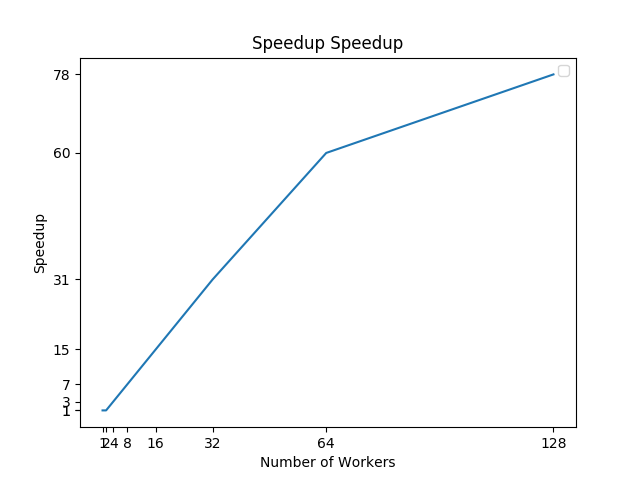

Reproduce this figure in Python.
import matplotlib.pyplot as plt
import numpy as np
import sys


if(len(sys.argv) > 1):
    x = np.array([1, 2, 4, 8, 16, 32, 64, 128])
    time = [74.9, 97.17, 185.90, 357.04, 707.83, 1499.85, 2843.45, 5692.25]
    # with open(sys.argv[1]) as file:
    #     for line in file:
    #         arrayLine = line.strip('\n')
    #         time.append(int(int(arrayLine)/1000000))

    tSeq = time[-1]

    y = [tSeq/val for val in time]
    y = [round(val, 2) for val in y]
    y.reverse()

    print y

    my_xticks = [1, 2, 4, 8, 16, 32, 64, 128]
    my_yticks = y
    plt.xticks(x, my_xticks)
    plt.yticks(y, my_yticks)

    plt.plot(x, y)

    plt.xlabel('Number of Workers')
    plt.ylabel('Speedup')

    plt.title(sys.argv[1])

    plt.legend()

    plt.savefig(sys.argv[1])

else:
    print("Usage: python " + sys.argv[0] + " Title")
